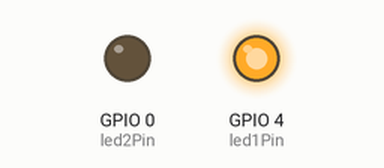
Simulated run of this sketch. Board: ESP8266 (NodeMCU). Parts: output pins drawn as LEDs (lit = HIGH). What the sketch prints to the serial monitor is not drawn.

Above: at 0.7 s.
At 3.0 s:
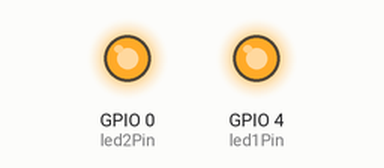
Timing chart, 0 to 5.9 s (numbered marks = the images above):
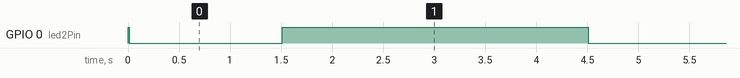

The sketch:

pump_dc.ino
```cpp
#include <ESP8266WiFi.h>

const int led1Pin =  4;
boolean bLED1 = false;
const int led2Pin =  0;
boolean bLED2 = false;

void setup() {
  // put your setup code here, to run once:
  pinMode(led1Pin, OUTPUT);
  pinMode(led2Pin, OUTPUT);
  digitalWrite(led1Pin, HIGH);
  digitalWrite(led2Pin, HIGH);

  Serial.begin(9600);
  delay(10);
}

void loop() {
  // put your main code here, to run repeatedly:
  Serial.println("start");
  digitalWrite(led2Pin, LOW);
  delay(1500);
  digitalWrite(led2Pin, HIGH);
  delay(3000);
}
```

Measured:
- by itself, GPIO 0 (led2Pin): alternates HIGH for 3.0 s and LOW for 1.5 s
